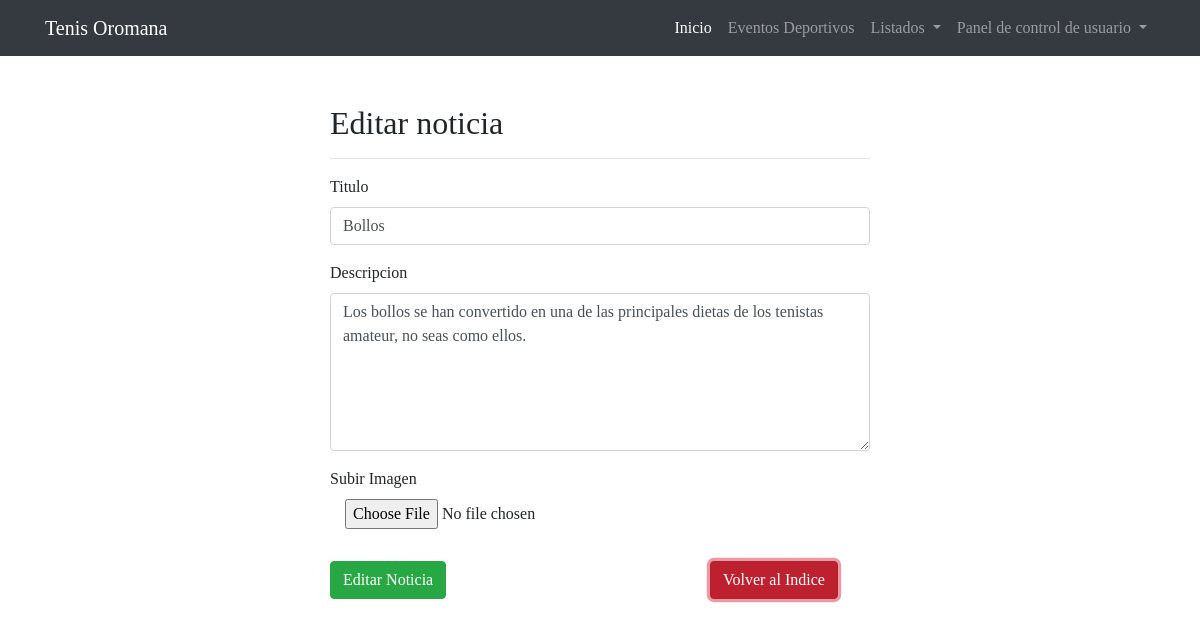
The page /procesos/editarNoticia.php?idNoticia=3 (signed in) on the database its author committed.
### tables this page shows
CREATE TABLE `noticias` (
  `idNoticias` int(11) NOT NULL,
  `titulo` varchar(45) DEFAULT NULL,
  `descripcion` varchar(2000) DEFAULT NULL,
  `rutaImagen` varchar(45) DEFAULT NULL,
  `fechaPublicacion` date DEFAULT NULL,
  `emailUsuarioFK` varchar(45) DEFAULT NULL
);

### php/Mobile_Detect.php (called while the page is built, shortened)
<?php
class Mobile_Detect
{
    protected $cache = array();
    protected $userAgent = null;
    protected $httpHeaders = array();
    protected $detectionType = self::DETECTION_TYPE_MOBILE;
    protected static $mobileHeaders = array(
            'HTTP_ACCEPT'                  => array('matches' => array(
                                                                        'application/x-obml2d',
                                                                        'application/vnd.rim.html',
                                                                        'text/vnd.wap.wml',
                                                                        'application/vnd.wap.xhtml+xml'
                                            )),
            'HTTP_X_WAP_PROFILE'           => null,
            'HTTP_X_WAP_CLIENTID'          => null,
            'HTTP_WAP_CONNECTION'          => null,
            'HTTP_PROFILE'                 => null,
            'HTTP_X_OPERAMINI_PHONE_UA'    => null,
            'HTTP_X_NOKIA_GATEWAY_ID'      => null,
            'HTTP_X_ORANGE_ID'             => null,
            'HTTP_X_VODAFONE_3GPDPCONTEXT' => null,
            'HTTP_X_HUAWEI_USERID'         => null,
            'HTTP_UA_OS'                   => null,
            'HTTP_X_MOBILE_GATEWAY'        => null,
            'HTTP_X_ATT_DEVICEID'          => null,
            'HTTP_UA_CPU'                  => array('matches' => array('ARM')),
    );
    protected static $operatingSystems = array(
        'AndroidOS'         => 'Android',
        'BlackBerryOS'      => 'blackberry|\bBB10\b|rim tablet os',
        'PalmOS'            => 'PalmOS|avantgo|blazer|elaine|hiptop|palm|plucker|xiino',
        'SymbianOS'         => 'Symbian|SymbOS|Series60|Series40|SYB-[0-9]+|\bS60\b',
        'WindowsMobileOS'   => 'Windows CE.*(PPC|Smartphone|Mobile|[0-9]{3}x[0-9]{3})|Window Mobile|Windows Phone [0-9.]+|WCE;',
        'WindowsPhoneOS'   => 'Windows Phone 10.0|Windows Phone 8.1|Windows Phone 8.0|Windows Phone OS|XBLWP7|ZuneWP7|Windows NT 6.[23]; ARM;',
        'iOS'               => '\biPhone.*Mobile|\biPod|\biPad',
        'MeeGoOS'           => 'MeeGo',
        'MaemoOS'           => 'Maemo',
        'JavaOS'            => 'J2ME/|\bMIDP\b|\bCLDC\b',
        'webOS'             => 'webOS|hpwOS',
        'badaOS'            => '\bBada\b',
        'BREWOS'            => 'BREW',
    );
    protected static $browsers = array(
        'Chrome'          => '\bCrMo\b|CriOS|Android.*Chrome/[.0-9]* (Mobile)?',
        'Dolfin'          => '\bDolfin\b',
        'Opera'           => 'Opera.*Mini|Opera.*Mobi|Android.*Opera|Mobile.*OPR/[0-9.]+|Coast/[0-9.]+',
        'Skyfire'         => 'Skyfire',
        'Edge'             => 'Mobile Safari/[.0-9]* Edge',
        'IE'              => 'IEMobile|MSIEMobile',
        'Firefox'         => 'fennec|firefox.*maemo|(Mobile|Tablet).*Firefox|Firefox.*Mobile|FxiOS',
        'Bolt'            => 'bolt',
        'TeaShark'        => 'teashark',
        'Blazer'          => 'Blazer',
        'Safari'          => 'Version.*Mobile.*Safari|Safari.*Mobile|MobileSafari',
        'UCBrowser'       => 'UC.*Browser|UCWEB',
        'baiduboxapp'     => 'baiduboxapp',
        'baidubrowser'    => 'baidubrowser',
        'DiigoBrowser'    => 'DiigoBrowser',
        'Puffin'            => 'Puffin',
        'Mercury'          => '\bMercury\b',
        'ObigoBrowser' => 'Obigo',
        'NetFront' => 'NF-Browser',
        'GenericBrowser'  => 'NokiaBrowser|OviBrowser|OneBrowser|TwonkyBeamBrowser|SEMC.*Browser|FlyFlow|Minimo|NetFront|Novarra-Vision|MQQBrowser|MicroMessenger',
        'PaleMoon'        => 'Android.*PaleMoon|Mobile.*PaleMoon',
    );
    protected static $uaHttpHeaders = array(
        'HTTP_USER_AGENT',
        'HTTP_X_OPERAMINI_PHONE_UA',
        'HTTP_X_DEVICE_USER_AGENT',
        'HTTP_X_ORIGINAL_USER_AGENT',
        'HTTP_X_SKYFIRE_PHONE',
        'HTTP_X_BOLT_PHONE_UA',
        'HTTP_DEVICE_STOCK_UA',
        'HTTP_X_UCBROWSER_DEVICE_UA'
    );
    public function setHttpHeaders($httpHeaders = null)
    {
        if (!is_array($httpHeaders) || !count($httpHeaders)) {
            $httpHeaders = $_SERVER;
        }
        $this->httpHeaders = array();
        foreach ($httpHeaders as $key => $value) {
            if (substr($key, 0, 5) === 'HTTP_') {
                $this->httpHeaders[$key] = $value;
            }
        }
    }
    public function getMobileHeaders()
    {
        return self::$mobileHeaders;
    }
    public function getUaHttpHeaders()
    {
        return self::$uaHttpHeaders;
    }
    public function setCfHeaders($cfHeaders = null) {
        $response = false;
        return $response;
    }
    private function prepareUserAgent($userAgent) {
        $userAgent = trim($userAgent);
        $userAgent = substr($userAgent, 0, 500);
        return $userAgent;
    }
    public function setUserAgent($userAgent = null)
    {
        $this->cache = array();
        if (false === empty($userAgent)) {
            return $this->userAgent = $this->prepareUserAgent($userAgent);
        } else {
            $this->userAgent = null;
            foreach ($this->getUaHttpHeaders() as $altHeader) {
                if (false === empty($this->httpHeaders[$altHeader])) {
                    $this->userAgent .= $this->httpHeaders[$altHeader] . " ";
                }
            }
            if (!empty($this->userAgent)) {
                return $this->userAgent = $this->prepareUserAgent($this->userAgent);
            }
        }
        return $this->userAgent = null;
    }
    public function getUserAgent()
    {
        return $this->userAgent;
    }
    public function setDetectionType($type = null)
    {
        $this->detectionType = $type;
    }
    public static function getMobileDetectionRules()
    {
        static $rules;
        if (!$rules) {
            $rules = array_merge(
                self::$phoneDevices,
                self::$tabletDevices,
                self::$operatingSystems,
                self::$browsers
            );
        }
        return $rules;
    }
    public function getRules()
    {
        if ($this->detectionType == self::DETECTION_TYPE_EXTENDED) {
            return self::getMobileDetectionRulesExtended();
        } else {
            return self::getMobileDetectionRules();
        }
    }
    public function checkHttpHeadersForMobile()
    {
        foreach ($this->getMobileHeaders() as $mobileHeader => $matchType) {
            if (isset($this->httpHeaders[$mobileHeader])) {
                if (is_array($matchType['matches'])) {
                    return false;
                } else {
                    return true;
                }
            }
        }
        return false;
    }
    public function __call($name, $arguments)
    {
        $key = substr($name, 2);
        return $this->matchUAAgainstKey($key);
    }
    protected function matchDetectionRulesAgainstUA($userAgent = null)
    {
        return false;
    }
    protected function matchUAAgainstKey($key)
    {
        $key = strtolower($key);
        if (false === isset($this->cache[$key])) {
            $_rules = array_change_key_case($this->getRules());
            if (false === empty($_rules[$key])) {
                $this->cache[$key] = $this->match($_rules[$key]);
            }
            if (false === isset($this->cache[$key])) {
                $this->cache[$key] = false;
            }
        }
        return $this->cache[$key];
    }
    public function isMobile($userAgent = null, $httpHeaders = null)
    {
        if ($this->checkHttpHeadersForMobile()) {
            return true;
        } else {
            return $this->matchDetectionRulesAgainstUA();
        }
    }
    public function match($regex, $userAgent = null)
    {
        $match = (bool) preg_match(sprintf('#%s#is', $regex), (false === empty($userAgent) ? $userAgent : $this->userAgent), $matches);
        return $match;
    }
}

### procesos/editarNoticia.php (the view, shortened to what this page needs)
<!DOCTYPE html>
<html lang="en">
<head>
    <link rel="stylesheet" href="https://maxcdn.bootstrapcdn.com/font-awesome/4.6.1/css/font-awesome.min.css">
    <link href="../vendor/bootstrap/css/bootstrap.min.css" rel="stylesheet">
    <link href="../css/blog-home.css" rel="stylesheet">
    <link rel="stylesheet" href="../jquery-ui/jquery-ui.css">
</head>
<body>
  <?php
  include("../php/navbar.php");
  include('../php/Mobile_Detect.php');
  $detect = new Mobile_Detect();
  if ( $detect->isAndroidtablet() || $detect->isIpad() || $detect->isBlackberrytablet() || $detect->isAndroid() || $detect->isIphone() || $detect->isMobile() ) {
    echo '<div class="alert alert-warning alert-dismissable" role="alert"><button type="button" class="close" data-dismiss="alert">&times;</button>No tiene acceso a esta características en el móvil.</div>';
  }
  else{
    $usuario = 'root';
    $contraRoot = '';
    try {
      $con = new PDO('mysql:host=localhost;dbname=club;charset=UTF8', $usuario, $contraRoot);
    } catch (PDOException $e) {
      print "¡Error!: " . $e->getMessage() . "<br/>";
      die();
    }
  ?>
  <?php
  if ($_SESSION['tipo'] == 'Administrador') {
    if (isset($_GET['idNoticia'])) {
  ?>
        <div class="container form">
        <form class="form-horizontal" role="form" method="POST" enctype="multipart/form-data">
            <div class="row">
                <div class="col-md-3"></div>
                <div class="col-md-6">
                    <h2>Editar noticia</h2>
                    <hr>
                </div>
            </div>
            <div class="row">
                <div class="col-md-3"></div>
                <div class="col-md-6">
                    <div class="form-group has-danger">
                        <label  for="txtTitulo">Titulo</label>
                                   <?php
                                     $idNoticia = $_GET['idNoticia'];
                                     $sql = $con->prepare("SELECT * FROM noticias WHERE idNoticias = ".$idNoticia."");
                                     $sql->execute();
                                     $row = $sql->fetchAll(PDO::FETCH_ASSOC);
                                     $titulo = $row[0]['titulo'];
                                     $desc = $row[0]['descripcion'];
                                     echo '<input type="text" name="txtTitulo" class="form-control" id="titulo" placeholder="Titulo de prueba" autofocus value="'.$titulo.'">';
                                   ?>
                    </div>
                </div>
            </div>
            <div class="row">
                <div class="col-md-3"></div>
                <div class="col-md-6">
                    <div class="form-group">
                        <label  for="txtDescripcion">Descripcion</label>
                            <textarea name="txtDescripcion" class="form-control" id="txtDescripcion" placeholder="Descripcion" rows="6"><?php echo $desc; ?></textarea>
                    </div>
                </div>
            </div>
            <div class="row">
              <div class="col-md-3"></div>
              <div class="col-md-6">
                <div class="form-group">
                  <label for="imagen">Subir Imagen</label>
                  <div class="col-md-12">
                    <input id="imagen" type="file" name="imagen" class="form-control-file"/>
                  </div>
                </div>
              </div>
            </div>
            <div class="row" style="padding-top: 1rem">
                <div class="col-md-3"></div>
                <div class="col-md-4">
                    <button type="submit" class="btn btn-success" name="btnNoticia">Editar Noticia </button>
                </div>
                <div class="col-md-3">
                    <button type="submit" class="btn btn-danger active" name="btnVolver" formaction="../index.php"> Volver al Indice</button>
                </div>
            </div>
        </form>
    </div>
    <?php
    }
    else{
      echo '<div class="alert alert-warning alert-dismissable" role="alert">No ha ingresado de la forma correspondiente, <a href="../index.php">vuelva al inicio</a>.</div>';
    }
  }
  else{
    echo '<div class="alert alert-warning alert-dismissable" role="alert">No tiene acceso a este característica, <a href="../index.php">vuelva al inicio</a>.</div>';
  }
}
    ?>
</body>
</html>

### css/blog-home.css (style rules this page uses)
body { padding-top: 54px; font-family: "Droid Serif"; }
@media (min-width: 992px) { body { padding-top: 56px; } }

### procesos/editarNoticia.php (style rules this page uses)
.form { margin-top: 4%; }

### rows shown on the page
noticias: txtTitulo "Bollos", txtDescripcion "Los bollos se han convertido en una de las principales dietas de los tenistas amateur, no seas como ellos."
